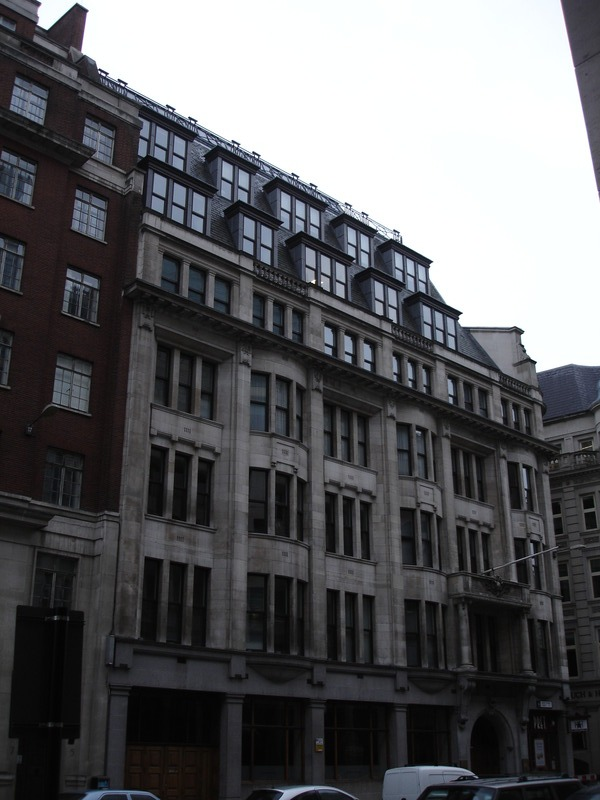
%> input picture DZO/HW1/images/L.jpg, 600 x 800 px
$ octave hw_histogram_3.m   (GNU Octave 9; MATLAB toolbox functions it lacks are replaced by stand-ins)
%> lines starting %> are read from the running program, lines starting %| are printed output that depends on the picture
### DZO/HW1/get_image.m
function im = get_image(fname)
%> called with fname = 'images/L.jpg'
% function im = get_image(fname)
% INPUT:
%   'fname': a full path to the file
% OUTPUT:
%   'im': a 2D matrix with an image.
%       class(im) is double. 'im' is normalized to range [0, 1].
%       If 'fname' is a color image, the color channels are
%       averaged so that 'im' is grayscale.

im = imread(fname);
%> im is the input picture: size 800x600x3 uint8; mean R, G, B 93.9, 94.3, 96.8

im = im2double(im);
%> im: size 800x600x3 double
% that is equivalent to double(im)/255 for 8-bit images.

% if the image has color channels, convert it to grayscale.
% average the channels:
im = mean(im, 3);
%> im: size 800x600 double
% (Note: could use 'im = rgb2gray(im)' which is peceptually more
%  accurate)

### DZO/HW1/image_hist_cdf.m
function [bin_centers, h, cdf] = image_hist_cdf(im, Nbins)
% function [bin_centers, h, cdf] = image_hist_cdf(im, Nbins)
% INPUT:
% im: image is assumed to be of float type (single or double)
%   and in range <0, 1>.
%
% Nbins: required number of bins of histogram. Must be >1.
%
% OUTPUT:
%
% the bins have uniform widths, the first and last ones are at
% 0 and 1, respectively.
%
% bin_centers: locations of bins.
% h: counts in histogram bins
% cdf: cumulative distribution function. sum(cdf) = 1.

bin_centers = linspace(0, 1, Nbins);
h = hist(im(:), bin_centers);
cdf = cumsum(h); cdf=cdf/cdf(end);

### DZO/HW1/showim_hist_cdf.m
function showim_hist_cdf(im)
% function showim_hist_cdf(im)
% shows the image im, its histogram and CDF.

figure;
subplot(2,2,1);
image(repmat(im, [1 1 3]));
axis image off;

Nbins = 256;
[bin_centers, h, cdf] = image_hist_cdf(im, Nbins);
%> in image_hist_cdf, `h = hist(im(:), bin_centers);`: h = 256 values, max 65309 at index 256, min 6 at index 1, mean 1875
%> in image_hist_cdf, `cdf = cumsum(h)`: cdf = 256 values from 6 to 480000
%> in image_hist_cdf, `cdf=cdf/cdf(end)`: cdf = 256 values from 1.25e-05 to 1
subplot(2,2,2);
plot(bin_centers, h);
title('image histogram');
xlabel('intensity');
ylabel('counts');

subplot(2,2,3);
plot(bin_centers, cdf);
title('intensity CDF');
xlabel('intensity');

### DZO/HW1/hist_equalization.m
function lut = hist_equalization(cdf)
% function lut = hist_equalization(cdf)
%
% takes a CDF of an image and computes the LUT which equalizes
% the image histogram.
%
% Uses the discrete approximation of the continous solution to
% equalization.

lut = cdf;  % :-)

### DZO/HW1/transform_by_lut.m
function out = transform_by_lut(M, lut)
% function out = transform_by_lut(M, lut)
%
% performs transformation of matrix M by a look-up table LUT.

N = length(lut);

% map value=0 to idx=1, and
%     value=1 to idx=N

idx = round( M*(N-1)+1 );

% this would be needed if no values in M are <0 or >1:
idx(idx<1) = 1;
idx(idx>N) = N;

out = lut(idx);

### DZO/HW1/constrained_lut.m
function lut_out = constrained_lut(lut_in, max_slope, epsilon)
% function lut_out = constrained_lut(lut_in, max_slope, epsilon)
%
% for an input LUT 'lut_in', this function computes 'lut_out'
% which:
%
% - has slope which is <= [max_slope * (1+epsilon)] everywhere
% - is close to lut_in
% - lut_in(end) = lut_out(end)
%
% The algorithm works by repeatedly redistributing mass from violating
% slopes to non-violating slopes. The iterations end when no slope
% higher than [max_slope * (1+epsilon)]
%
% epsilon (>=0) does not have to be specified, in which case
%    epsilon = 0.01 is used as a default.
%
% If epsilon=0 then the no slope is > max_slope. If epsilon is set
% to a small number (e.g. 0.01) then the algorithm produces almost
% the same result but in much smaller number of iterations.

if nargin < 3
    epsilon = 0.01;
end

%=======================================================

function slope = compute_slope(lut)
    N=length(lut);
    slope=zeros(1,N);
    dx=1/(N-1);
    slope(1)=lut(1)/dx;
    for i = 2:N
        slope(i)=(lut(i)-lut(i-1))/dx;
    end
end

function slope_out = limit_slope(slope_in, max_slope, epsilon)
    overshoot_idx=slope_in>max_slope*(1+epsilon);
    delta=sum(slope_in(overshoot_idx)-max_slope)/length(overshoot_idx);
    slope_in(overshoot_idx)=max_slope;
    slope_in(~overshoot_idx)=slope_in(~overshoot_idx)+delta;
    slope_out=slope_in;
end

function lut = slope_to_lut(slope, old_lut)
    N=length(old_lut);
    dx=1/(N-1);
    for i=(N-1):-1:1
        old_lut(i)=old_lut(i+1)-slope(i+1)*dx;
    end
    lut=old_lut;
end

% [4 lines left out: function display_slope, not called in this run]

lut=lut_in;
slope=compute_slope(lut);
iter=0;
while ~isempty(find(slope>max_slope*(1+epsilon),1))
    slope=limit_slope(slope,max_slope,epsilon);
    lut=slope_to_lut(slope, lut);
    slope=compute_slope(lut);
    iter=iter+1;
    display(iter);
end
lut_out=lut;
% lut_out=slope_to_lut(compute_slope(lut_in),lut_in);
end

### DZO/HW1/hw_histogram_3.m
im = get_image('images/L.jpg');
Nbins = 256;

% show the original image:
showim_hist_cdf(im);
%> in showim_hist_cdf, `[bin_centers, h, cdf] = image_hist_cdf(im, Nbins);`: bin_centers = 256 values from 0 to 1; cdf = 256 values from 1.25e-05 to 1
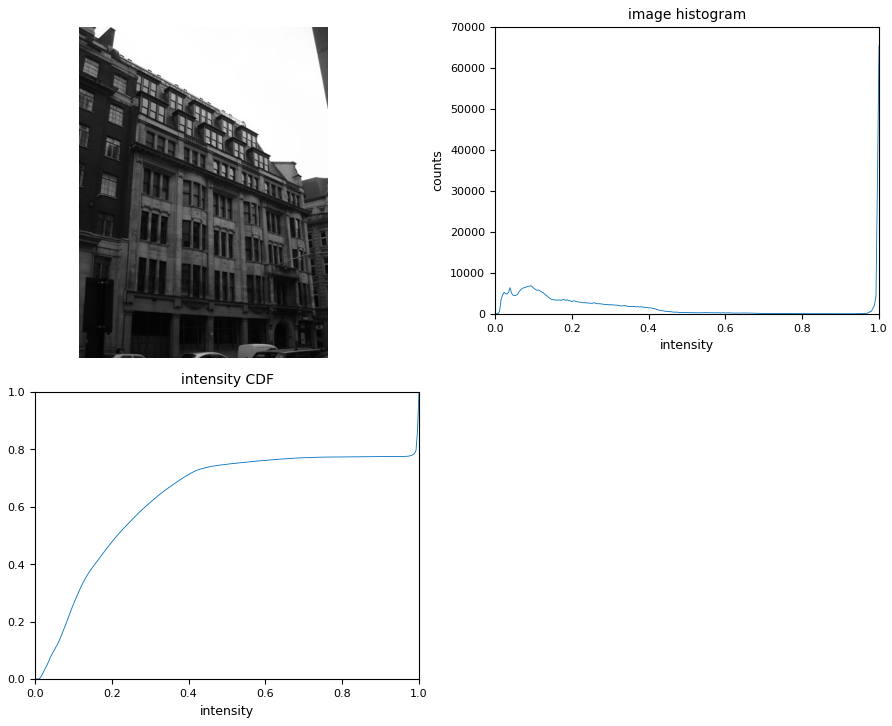
%> figure redrawn from the program's plot data, 3 panels

% apply histogram equalization:
[bin_centers, h, cdf] = image_hist_cdf(im, Nbins);
%> bin_centers = 256 values from 0 to 1; cdf = 256 values from 1.25e-05 to 1
lut_eq = hist_equalization(cdf);
%> lut_eq = 256 values from 1.25e-05 to 1
im_eq = transform_by_lut(im, lut_eq);
%> in transform_by_lut, `out = lut(idx);`:
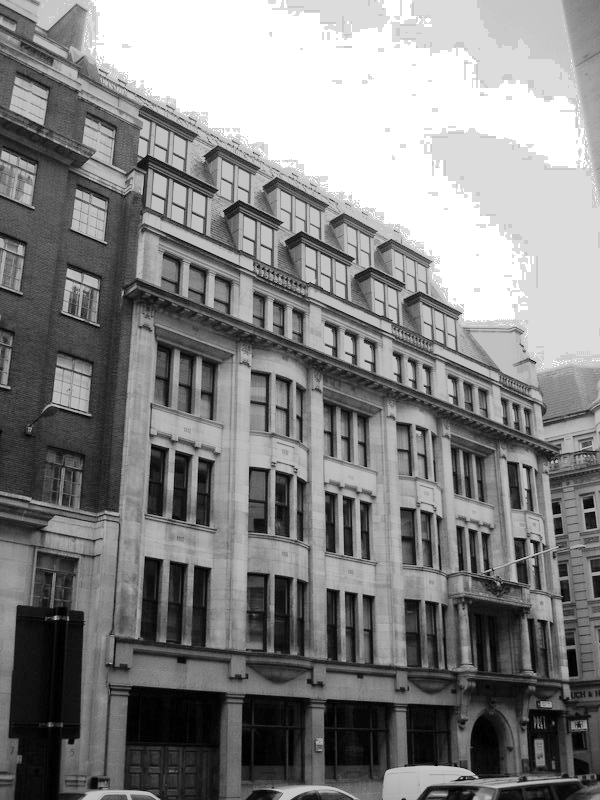
%> out: size 800x600 double; min 1.25e-05, max 1, mean 0.515

% show the equalized image:
showim_hist_cdf(im_eq);

% alter the LUT by requiring limit on the slope:
max_slope = 2;
lut_eq_con = constrained_lut(lut_eq, max_slope);
%> after the loop in compute_slope, `for i = 2:N`: slope = 256 values, max 34.7 at index 256, min 0.00319 at index 1, mean 0.996
%> the loop in constrained_lut, `while ~isempty(find(slope>max_slope*(1+epsilon),1))` made 5 passes
%| iter = 1
%| iter = 2
%| iter = 3
%| iter = 4
%| iter = 5
%> after the loop in constrained_lut, `while ~isempty(find(slope>max_slope*(1+epsilon),1))`: lut = 256 values from 0.00785 to 1
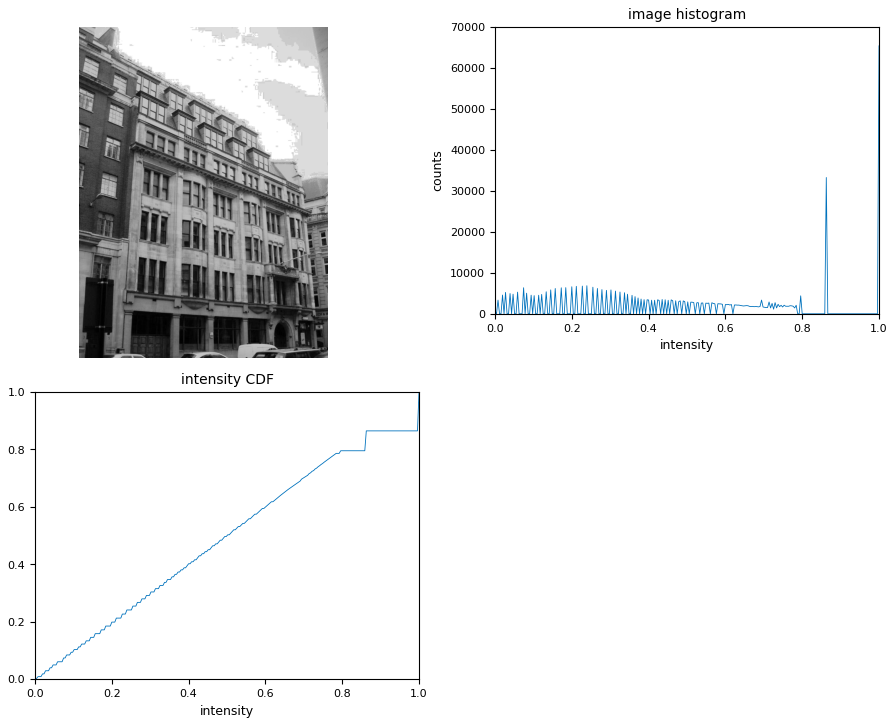
%> figure redrawn from the program's plot data, 3 panels
%> lut_eq_con = 256 values from 0.00785 to 1

% show it together with the unconstrained one:
figure();
plot(bin_centers, [lut_eq; lut_eq_con]);
ylim([0, 1]);
hlegend = legend('unconstrained slope', 'constrained slope');
set(hlegend, 'Loc', 'southeast');
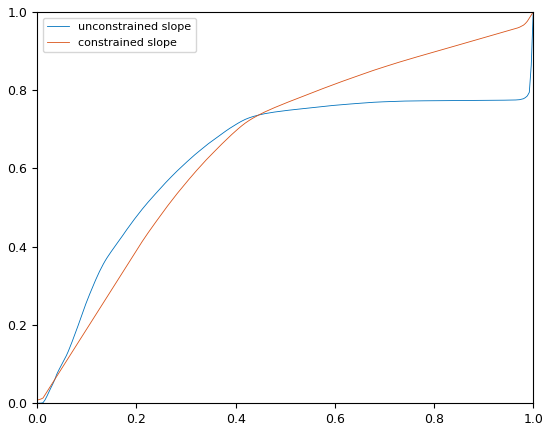
%> figure redrawn from the program's plot data; curve peaks at x = 1, y = 1

% apply it:
im_eq_con = transform_by_lut(im, lut_eq_con);
%> in transform_by_lut (call 2), `out = lut(idx);`:
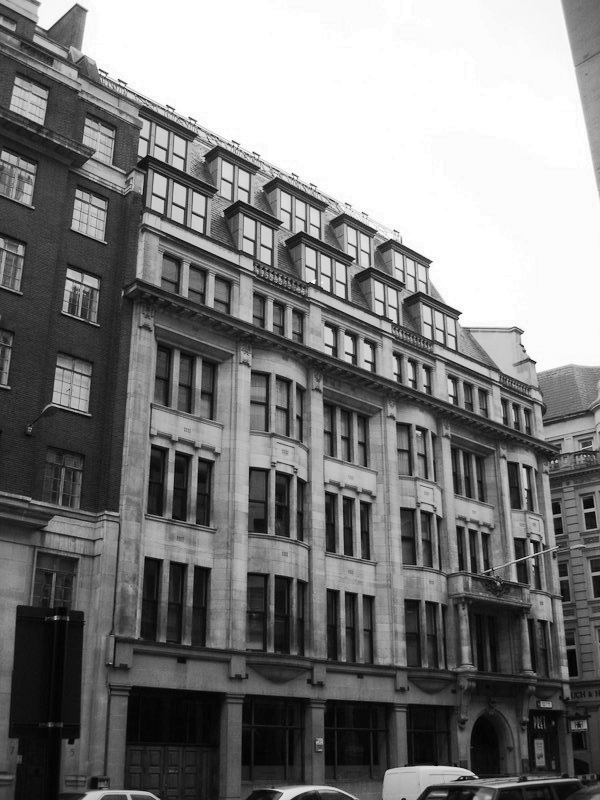
%> out: size 800x600 double; min 0.00785, max 1, mean 0.49
showim_hist_cdf(im_eq_con);
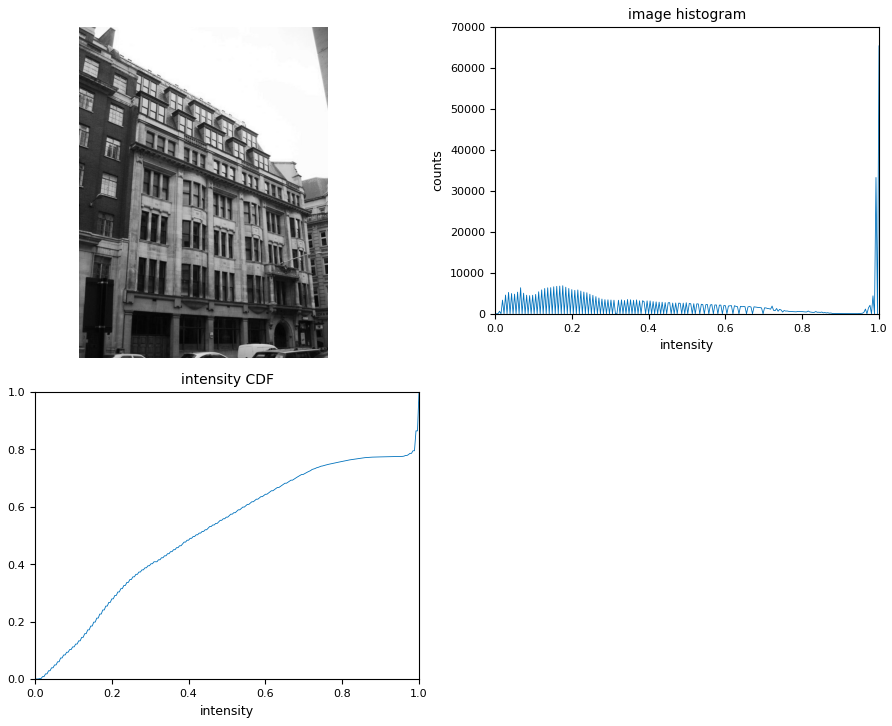
%> figure redrawn from the program's plot data, 3 panels

$ run again, with DZO/HW1/images/CM1.jpg copied over DZO/HW1/images/L.jpg
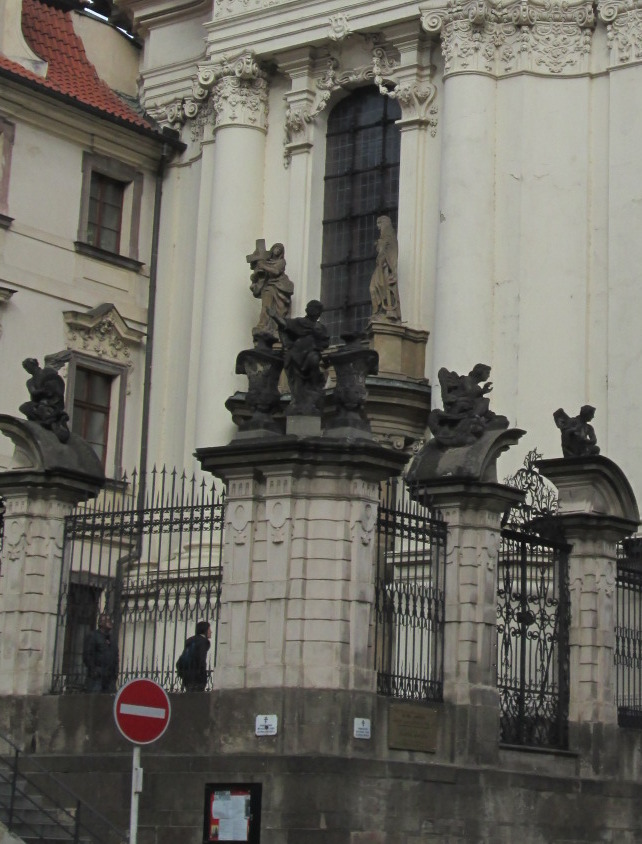
%> input picture DZO/HW1/images/CM1.jpg, 642 x 844 px
%> in get_image, im is the input picture: size 844x642x3 uint8; mean R, G, B 109.4, 107.1, 99
%> in image_hist_cdf, `h = hist(im(:), bin_centers);`: h = 256 values, max 8954 at index 179, min 0 at index 1, mean 2116.6
%> in image_hist_cdf, `cdf = cumsum(h)`: cdf = 256 values from 0 to 541848
%> in image_hist_cdf, `cdf=cdf/cdf(end)`: cdf = 256 values from 0 to 1
%> in transform_by_lut, `out = lut(idx);`:
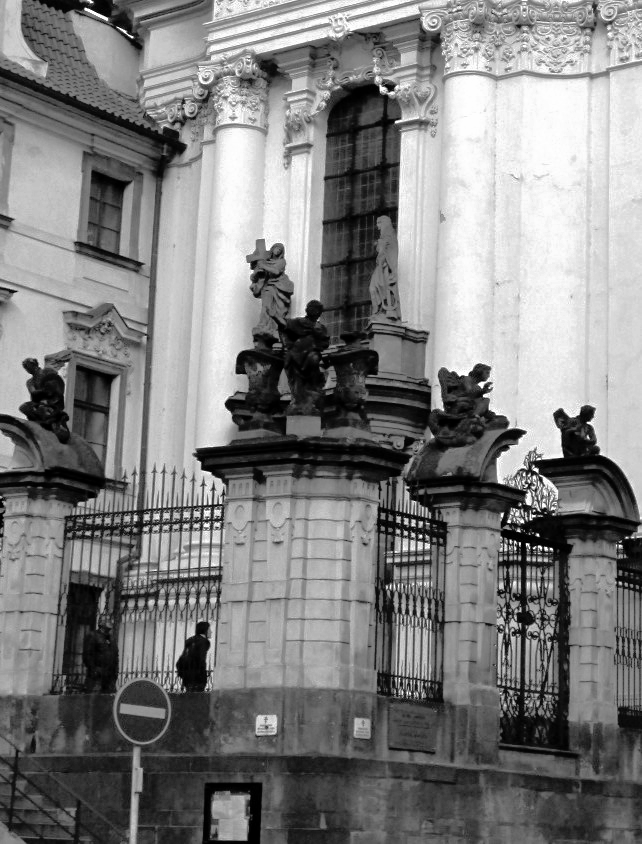
%> out: size 844x642 double; min 1.85e-06, max 1, mean 0.504
%> after the loop in compute_slope, `for i = 2:N`: slope = 256 values, max 4.21 at index 179, min 0 at index 1, mean 0.996
%> the loop in constrained_lut, `while ~isempty(find(slope>max_slope*(1+epsilon),1))` made 3 passes
%> (printed output is left out)
%> after the loop in constrained_lut, `while ~isempty(find(slope>max_slope*(1+epsilon),1))`: lut = 256 values from 0.00784 to 1
%> `showim_hist_cdf(im_eq_con);`:
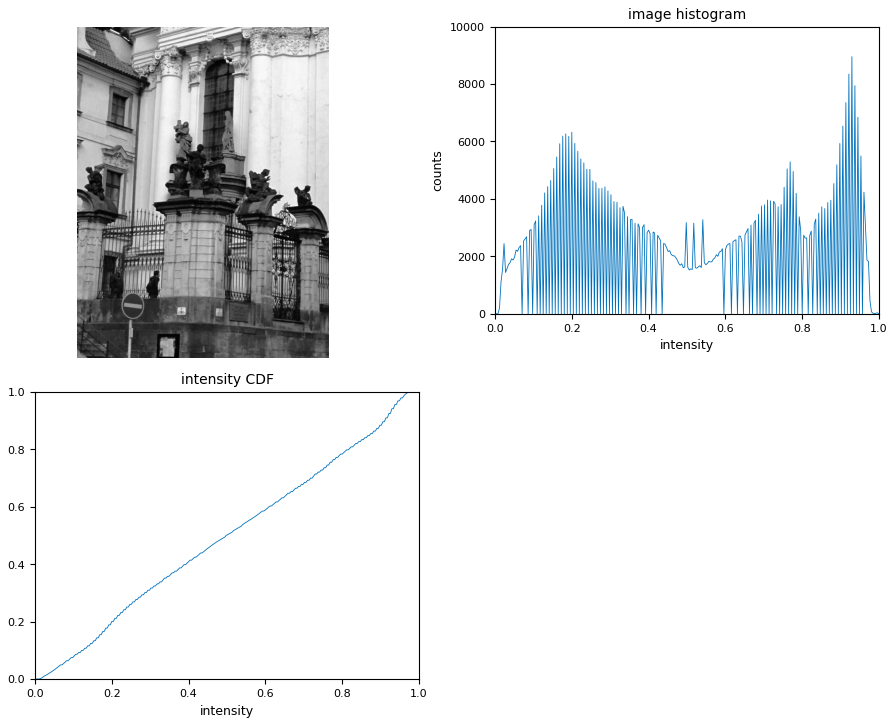
%> figure redrawn from the program's plot data, 3 panels

$ run again, with DZO/HW1/images/CM2.jpg copied over DZO/HW1/images/L.jpg
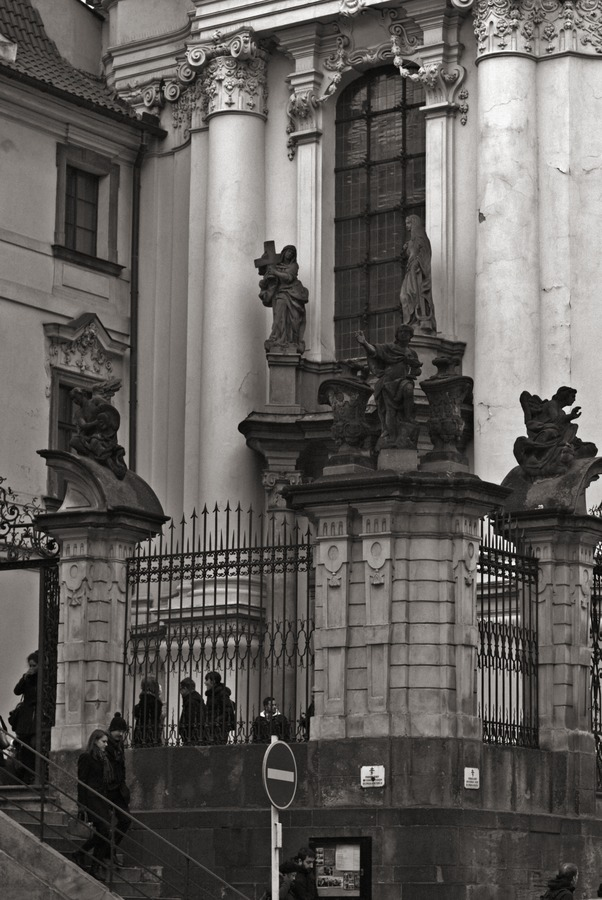
%> input picture DZO/HW1/images/CM2.jpg, 602 x 900 px
%> in get_image, im is the input picture: size 900x602x3 uint8; mean R, G, B 97.9, 94.6, 91.5
%> in image_hist_cdf, `h = hist(im(:), bin_centers);`: h = 256 values, max 5732 at index 38, min 0 at index 256, mean 2116.4
%> in image_hist_cdf, `cdf = cumsum(h)`: cdf = 256 values from 15 to 541800
%> in image_hist_cdf, `cdf=cdf/cdf(end)`: cdf = 256 values from 2.77e-05 to 1
%> in showim_hist_cdf, `[bin_centers, h, cdf] = image_hist_cdf(im, Nbins);`: bin_centers = 256 values from 0 to 1; cdf = 256 values from 2.77e-05 to 1
%> `[bin_centers, h, cdf] = image_hist_cdf(im, Nbins);`: bin_centers = 256 values from 0 to 1; cdf = 256 values from 2.77e-05 to 1
%> in transform_by_lut, `out = lut(idx);`:
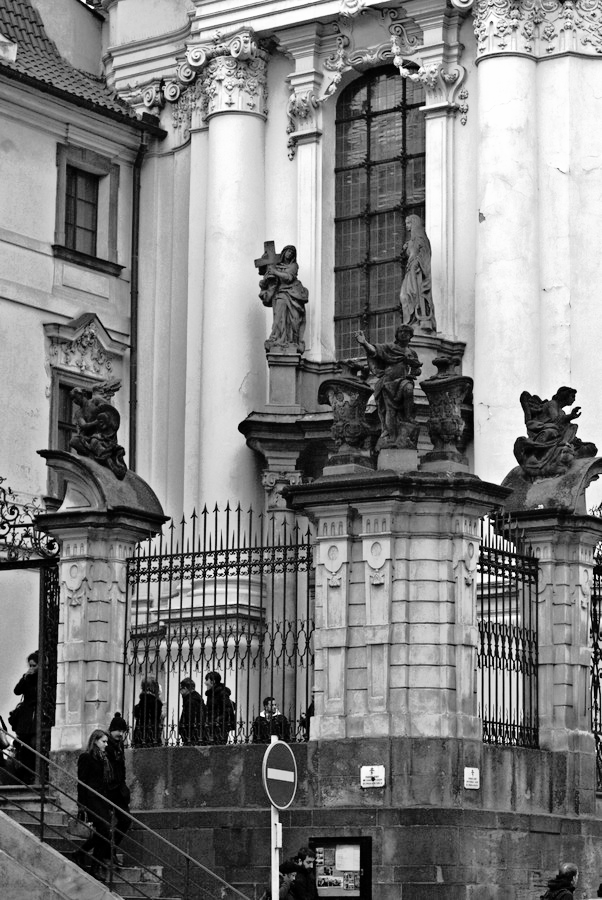
%> out: size 900x602 double; min 2.77e-05, max 1, mean 0.503
%> after the loop in compute_slope, `for i = 2:N`: slope = 256 values, max 2.7 at index 38, min 0 at index 256, mean 0.996
%> the loop in constrained_lut, `while ~isempty(find(slope>max_slope*(1+epsilon),1))` made 2 passes
%> (printed output is left out)
%> after the loop in constrained_lut, `while ~isempty(find(slope>max_slope*(1+epsilon),1))`: lut = 256 values from 0.00401 to 1
%> `showim_hist_cdf(im_eq_con);`:
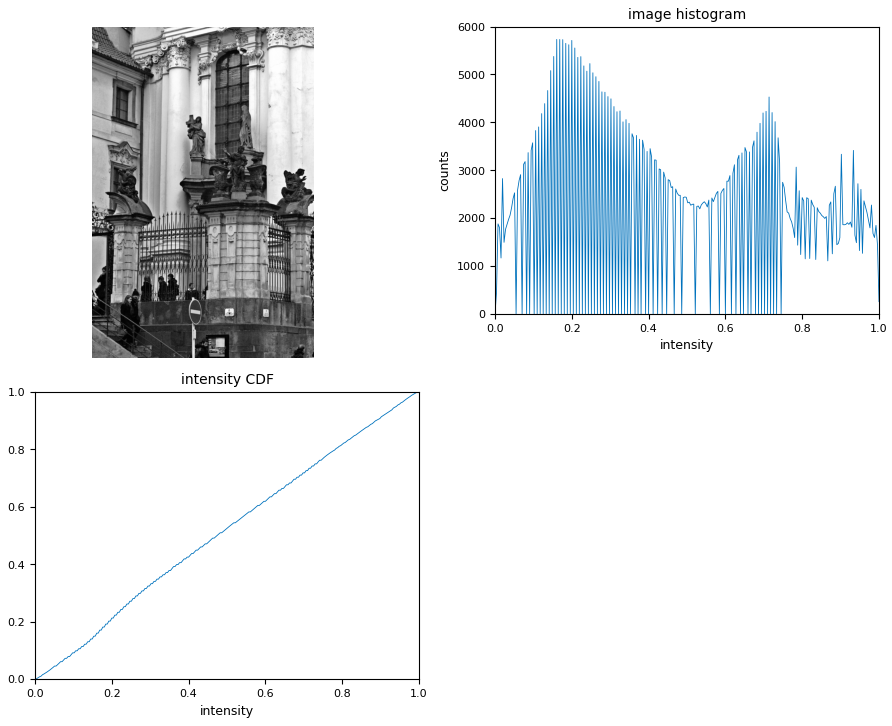
%> figure redrawn from the program's plot data, 3 panels
